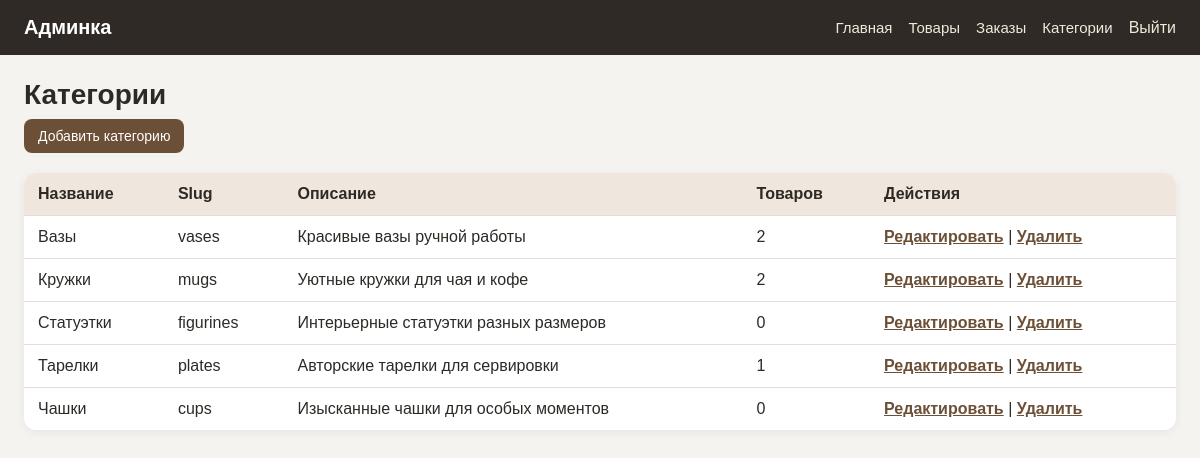
/admin/categories (signed in), run on an earlier commit of the app's database.
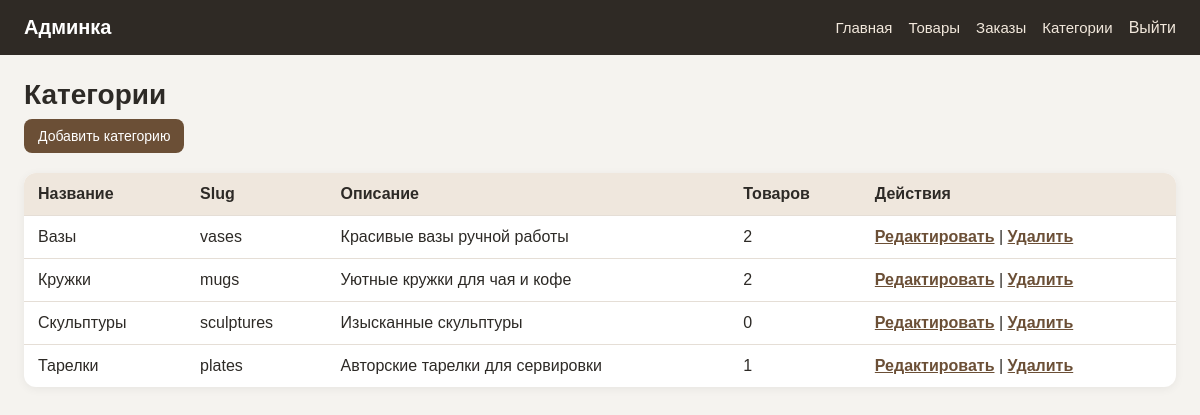
And on a later commit of the database.
### tables this page shows
CREATE TABLE categories (
    id INTEGER PRIMARY KEY AUTOINCREMENT,
    name TEXT NOT NULL UNIQUE,
    slug TEXT NOT NULL UNIQUE,
    description TEXT
    );

### routes/admin.py (the view)
@admin_bp.route('/admin/categories')
def admin_categories():
    categories = get_all_categories_with_product_count()
    return render_template('admin/categories.html', categories=categories)

### app.py (called while the page is built, shortened)
@app.before_request
def protect_from_csrf():
    if request.method != "POST":
        return

@app.context_processor
def inject_cart_count():
    return {"cart_count": get_cart_count(session)}

@app.context_processor
def inject_csrf_token():
    return {"csrf_token": get_csrf_token}

### db.py (called while the page is built)
def get_db_connection():
    conn = sqlite3.connect("shop.db")
    conn.row_factory = sqlite3.Row
    return conn

def get_all_categories_with_product_count():
    conn = get_db_connection()
    categories = conn.execute('''SELECT categories.*, COUNT(products.id) AS products_count
                              FROM categories
                              LEFT JOIN products
                              ON products.category_id = categories.id
                              GROUP BY categories.id
                              ORDER BY categories.name''').fetchall()
    conn.close()
    return categories

### routes/admin.py (called while the page is built)
@admin_bp.before_request
def require_admin_login():
    allowed_endpoints = {
        'admin.login'
    }
    if request.endpoint in allowed_endpoints:
        return
    if session.get('is_admin'):
        return
    flash('Сначала войдите в админку', 'error')
    return redirect(url_for('admin.login'))

### templates/admin/categories.html (shortened to what this page needs)
{% extends 'admin/base.html' %}
{% block content %}
<h1 class="admin-page-title">Категории</h1>
<div class="admin-actions">
    <a href="{{ url_for('admin.new_category_route') }}" class="admin-button">
        Добавить категорию
    </a>
</div>
{% if categories %}
    <div class="admin-table-wrapper">
        <table class="admin-table">
            <tr>
                <th>Название</th>
                <th>Slug</th>
                <th>Описание</th>
                <th>Товаров</th>
                <th>Действия</th>
            </tr>
            {% for category in categories %}
                <tr>
                    <td>{{ category.name }}</td>
                    <td>{{ category.slug }}</td>
                    <td>
                        {{ category.description if category.description else '—' }}
                    </td>
                    <td>{{ category.products_count}}</td>
                    <td>
                        <a href="{{url_for('admin.edit_category_route', slug=category.slug)}}">Редактировать</a>
                        |
                        <form action="{{url_for('admin.delete_category_route', slug=category.slug)}}" method="post" class="admin-inline-form" onsubmit="return confirm('Удалить категорию?')">
                            <button type="submit" class="admin-link-button">Удалить</button>
                        </form>
                    </td>
                </tr>
            {% endfor %}
        </table>
    </div>
{% else %}
    <p class="empty-message">Категорий пока нет</p>
{% endif %}
{% endblock %}

What changed in the data, as far as the page shows it:
removed categories: name "Статуэтки", slug "figurines", description "Интерьерные статуэтки разных размеров", products_count "0"
removed categories: name "Чашки", slug "cups", description "Изысканные чашки для особых моментов", products_count "0"
added categories: name "Скульптуры", slug "sculptures", description "Изысканные скульптуры", products_count "0"
